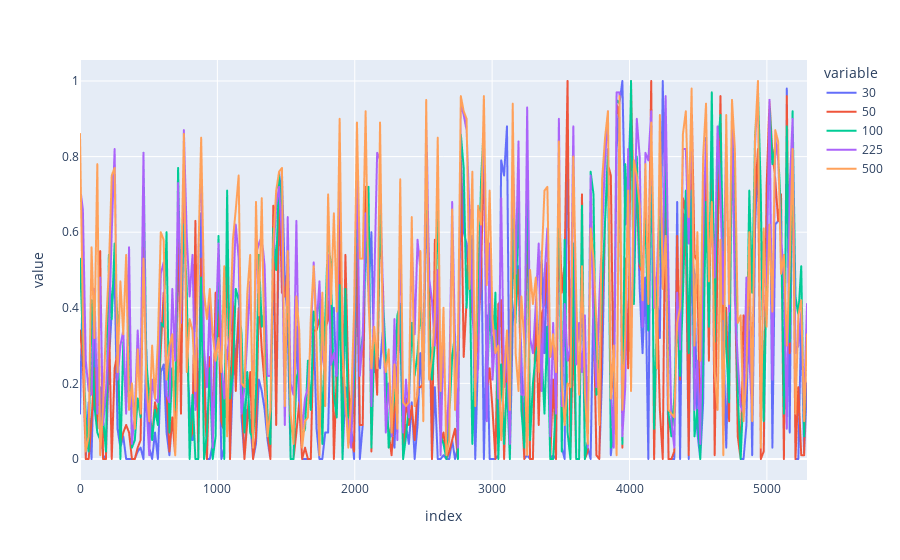

Write notebook code for a chart like this one.
### Code cell
oos_oracle_intensities_short = oos_oracle_intensities.iloc[list(range(0,5313,21))]
px.line(oos_oracle_intensities_short, x=oos_oracle_intensities_short.index, y=oos_oracle_intensities_short.columns)

### Figure 1 — Plotly figure (JSON) as saved in the notebook; plotly's stock layout.template omitted (floating-point values rounded to 4 significant figures; data arrays with more than 128 entries replaced by an {"elided": "..."} marker saying what was removed)
{"data": [{"hovertemplate": "variable=30<br>index=%{x}<br>value=%{y}<extra></extra>", "legendgroup": "30", "line": {"color": "#636efa", "dash": "solid"}, "marker": {"symbol": "circle"}, "mode": "lines", "name": "30", "showlegend": true, "type": "scattergl", "x": {"elided": "253 int values"}, "xaxis": "x", "y": {"elided": "253 float values"}, "yaxis": "y"}, {"hovertemplate": "variable=50<br>index=%{x}<br>value=%{y}<extra></extra>", "legendgroup": "50", "line": {"color": "#EF553B", "dash": "solid"}, "marker": {"symbol": "circle"}, "mode": "lines", "name": "50", "showlegend": true, "type": "scattergl", "x": {"elided": "253 int values"}, "xaxis": "x", "y": {"elided": "253 float values"}, "yaxis": "y"}, {"hovertemplate": "variable=100<br>index=%{x}<br>value=%{y}<extra></extra>", "legendgroup": "100", "line": {"color": "#00cc96", "dash": "solid"}, "marker": {"symbol": "circle"}, "mode": "lines", "name": "100", "showlegend": true, "type": "scattergl", "x": {"elided": "253 int values"}, "xaxis": "x", "y": {"elided": "253 float values"}, "yaxis": "y"}, {"hovertemplate": "variable=225<br>index=%{x}<br>value=%{y}<extra></extra>", "legendgroup": "225", "line": {"color": "#ab63fa", "dash": "solid"}, "marker": {"symbol": "circle"}, "mode": "lines", "name": "225", "showlegend": true, "type": "scattergl", "x": {"elided": "253 int values"}, "xaxis": "x", "y": {"elided": "253 float values"}, "yaxis": "y"}, {"hovertemplate": "variable=500<br>index=%{x}<br>value=%{y}<extra></extra>", "legendgroup": "500", "line": {"color": "#FFA15A", "dash": "solid"}, "marker": {"symbol": "circle"}, "mode": "lines", "name": "500", "showlegend": true, "type": "scattergl", "x": {"elided": "253 int values"}, "xaxis": "x", "y": {"elided": "253 float values"}, "yaxis": "y"}], "layout": {"legend": {"title": {"text": "variable"}, "tracegroupgap": 0}, "margin": {"t": 60}, "xaxis": {"anchor": "y", "domain": [0, 1], "title": {"text": "index"}}, "yaxis": {"anchor": "x", "domain": [0, 1], "title": {"text": "value"}}}}
